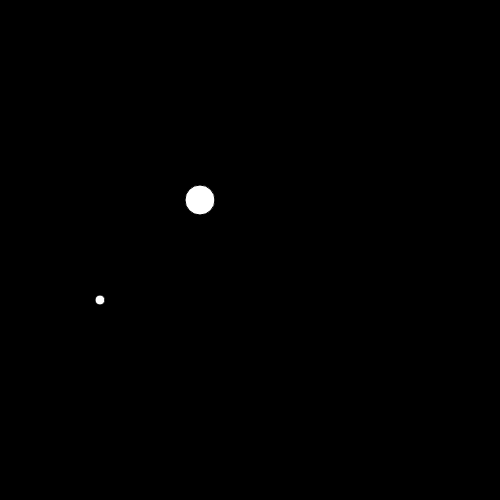
Frame 1 (no input)
Frame 60 (no input): identical to frame 1, image omitted
Frame 120 (the mouse pressed at the canvas centre since frame 60): identical to frame 1, image omitted

The p5.js sketch that drew this single still picture (run headless with seeded random() and noise() and a simulated clock; from frame 60 on, the mouse is pressed at the canvas centre):

// p5.js sketch
// ── sketch.js
var ball1;

function setup() {
  createCanvas(500, 500);

  ball1 = {
    x: 100,
    y: 100,
    size: 10
  };
//json(javascrip object): how people are sending data
  ball2 = {
    x: 200,
    y: 200,
    size: 30
  };
}

function draw() {
  background(0);
  ball1.y = 300;
  fill(255);
  ellipse(ball1.x, ball1.y, ball1.size, ball1.size);
  ellipse(ball2.x, ball2.y, ball2.size, ball2.size);
}
